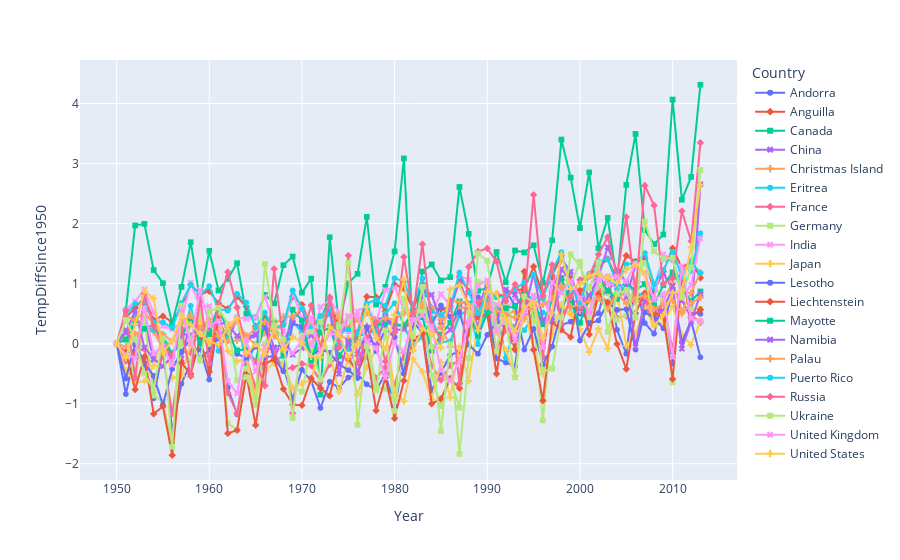

Here is the notebook cell this chart was saved with:
### Code cell
fig = px.line(comparison, x = 'Year', y = 'TempDiffSince1950', color = 'Country', symbol = 'Country')

fig.show()
